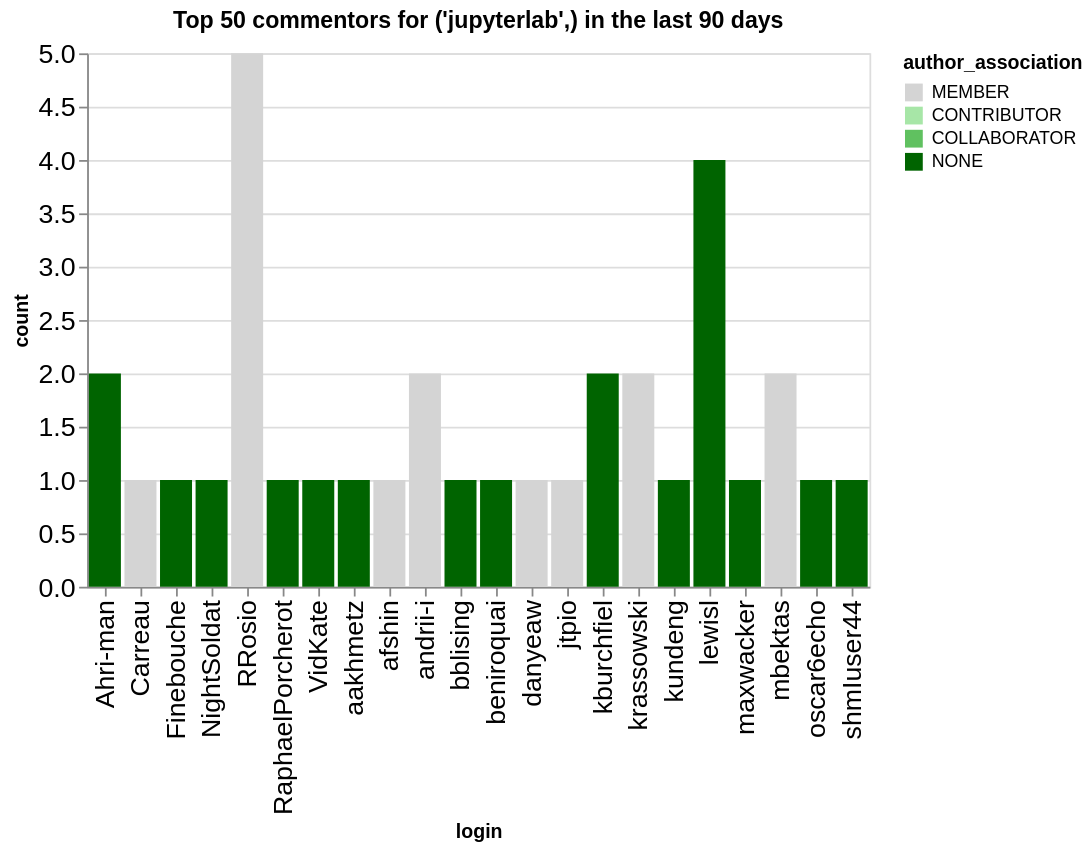

Notebook cell for this chart:
### Code cell
n_plot = 50
charts = []
for ii, (iorg, idata) in enumerate(commentors.groupby(['org'])):
    title = f"Top {n_plot} commentors for {iorg} in the last {n_days} days"
    idata = idata.groupby('login', as_index=False).agg({'count': 'sum', 'author_association': 'first'})
    idata = idata.sort_values('count', ascending=False).head(n_plot)
    ch = alt.Chart(data=idata.head(n_plot), title=title).mark_bar().encode(
        x='login',
        y='count',
        color=alt.Color('author_association', scale=alt.Scale(domain=author_types, range=author_colors))
    )
    charts.append(ch)
alt.hconcat(*charts)

### Figure 1 — Vega-Lite specification as saved in the notebook (floating-point values rounded to 4 significant figures)
{"config": {"axisLeft": {"labelFontSize": 15}, "axisBottom": {"labelFontSize": 15}}, "hconcat": [{"mark": {"type": "bar"}, "encoding": {"color": {"field": "author_association", "scale": {"domain": ["MEMBER", "CONTRIBUTOR", "COLLABORATOR", "NONE"], "range": ["rgb(211.82745098039214, 211.82745098039214, 211.82745098039214)", "rgb(166.98562091503268, 229.89803921568628, 166.98562091503268)", "rgb(96.37647058823529, 192.75294117647059, 96.37647058823529)", "rgb(0.0, 100.3921568627451, 0.0)"]}, "type": "nominal"}, "x": {"field": "login", "type": "nominal"}, "y": {"field": "count", "type": "quantitative"}}, "title": "Top 50 commentors for ('jupyterlab',) in the last 90 days"}], "data": {"name": "data-c984d064169f05dbb49d4d4209a6a281"}, "$schema": "https://vega.github.io/schema/vega-lite/v5.20.1.json", "datasets": {"data-c984d064169f05dbb49d4d4209a6a281": [{"login": "RRosio", "count": 5, "author_association": "MEMBER"}, {"login": "lewisl", "count": 4, "author_association": "NONE"}, {"login": "krassowski", "count": 2, "author_association": "MEMBER"}, {"login": "kburchfiel", "count": 2, "author_association": "NONE"}, {"login": "andrii-i", "count": 2, "author_association": "MEMBER"}, {"login": "Ahri-man", "count": 2, "author_association": "NONE"}, {"login": "mbektas", "count": 2, "author_association": "MEMBER"}, {"login": "NightSoldat", "count": 1, "author_association": "NONE"}, {"login": "Finebouche", "count": 1, "author_association": "NONE"}, {"login": "Carreau", "count": 1, "author_association": "MEMBER"}, {"login": "RaphaelPorcherot", "count": 1, "author_association": "NONE"}, {"login": "VidKate", "count": 1, "author_association": "NONE"}, {"login": "aakhmetz", "count": 1, "author_association": "NONE"}, {"login": "afshin", "count": 1, "author_association": "MEMBER"}, {"login": "jtpio", "count": 1, "author_association": "MEMBER"}, {"login": "danyeaw", "count": 1, "author_association": "MEMBER"}, {"login": "beniroquai", "count": 1, "author_association": "NONE"}, {"login": "bblising", "count": 1, "author_association": "NONE"}, {"login": "kundeng", "count": 1, "author_association": "NONE"}, {"login": "maxwacker", "count": 1, "author_association": "NONE"}, {"login": "oscar6echo", "count": 1, "author_association": "NONE"}, {"login": "shmIuser44", "count": 1, "author_association": "NONE"}]}}
